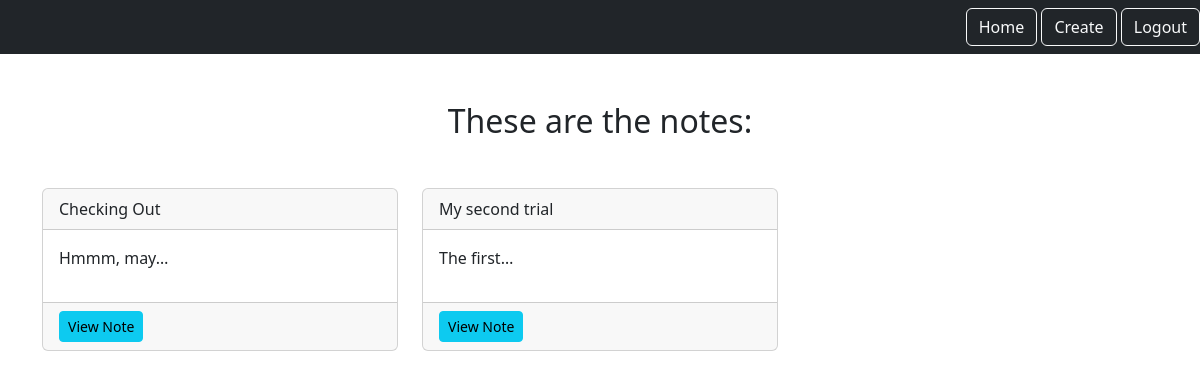
/notes/ (signed in), run on the app's committed database.
### notes/models.py (models this page shows)
class Notes(models.Model):
    title = models.CharField(max_length=100)
    text = models.TextField()
    created = models.DateTimeField(auto_now_add=True)
    user = models.ForeignKey(User, on_delete=models.CASCADE, related_name='notes')

### notes/views.py (the view)
# urls.py: path('notes/', views.NotesListView.as_view(), name = "notes.list"),
class NotesListView(LoginRequiredMixin, ListView):
    model = Notes
    context_object_name = 'notes'
    login_url = '/login'
    def get_queryset(self):
        return self.request.user.notes.all()

### notes/templates/notes/notes_list.html
{% extends 'base.html' %}
{% load static %}
{% block content %}
	<div class="row">
		<div class="col">
			<div class="notes_list_heading text-center mb-5">
				<h1 class="fs-2">These are the notes:</h1>
			</div>
		</div>
	</div>
	<div class="row">
		{% for note in notes %}
			<div class="col-md-4">
				<div class="card mb-4">
					<div class="card-header"> {{ note.title }} </div>
					<div class="card-body">
						<p>{{ note.text | truncatechars:10 }}</p>
					</div>
					<div class="card-footer">
						<a href="{% url 'note.detail' pk=note.id %}" class="btn btn-info btn-sm">View Note</a>
					</div>
				</div>
			</div>
		{% endfor %}
	</div>
{% endblock %}

### data on the page
Notes: title "Checking Out", text "Hmmm, may…"
Notes: title "My second trial", text "The first…"
